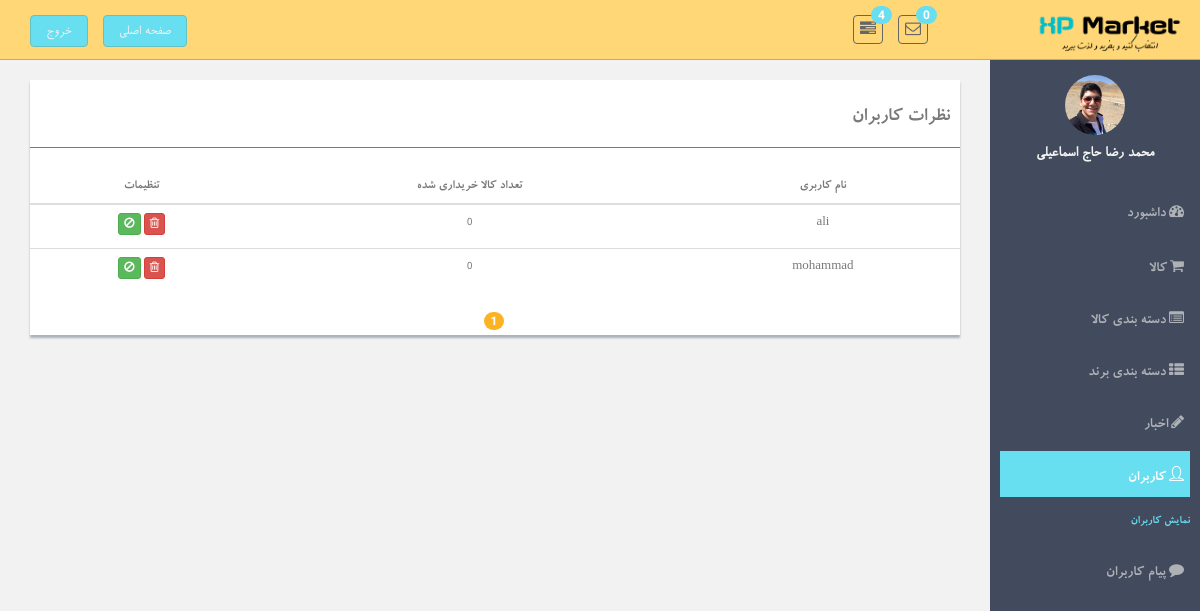
The page /admin/show-users.php?pageid=1 (signed in) on the database as committed earlier.
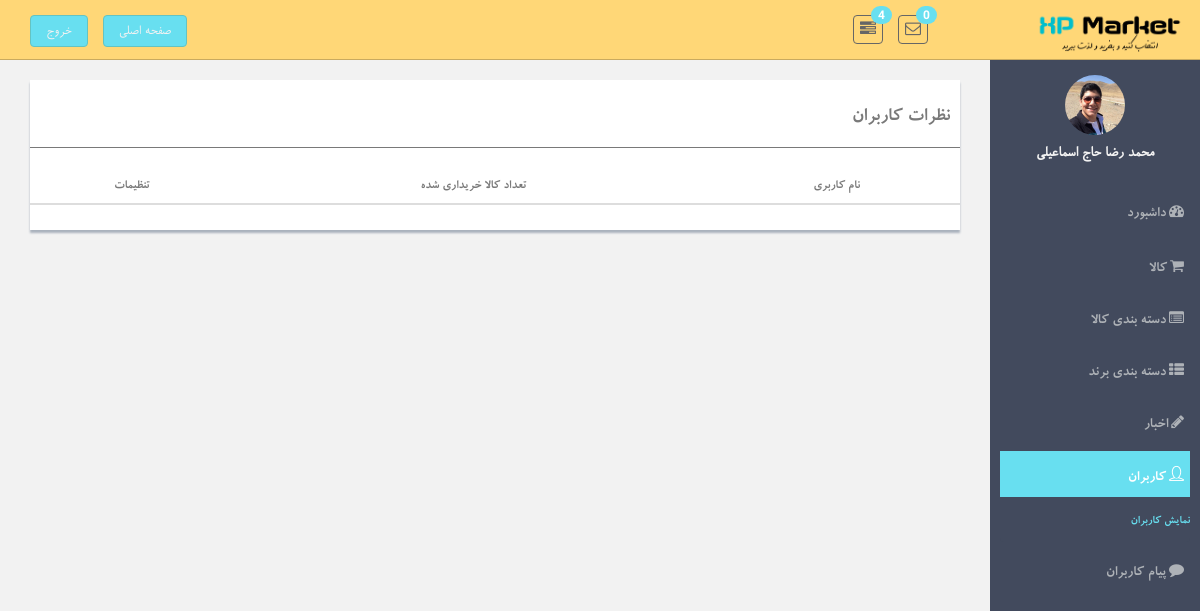
The same page on the database as committed later.
### tables this page shows
CREATE TABLE IF NOT EXISTS `user` (
  `id` int(11) NOT NULL AUTO_INCREMENT,
  `username` varchar(70) NOT NULL,
  `password` varchar(70) NOT NULL,
  `status` tinyint(1) DEFAULT '0',
  PRIMARY KEY (`id`)
);

### admin/show-users.php (the view, shortened to what this page needs)
<!DOCTYPE html>
<html lang="en">
  <head>
    <link href="assets/css/bootstrap.css" rel="stylesheet">
    <link href="assets/font-awesome/css/font-awesome.css" rel="stylesheet" />
    <link rel="stylesheet" type="text/css" href="assets/css/zabuto_calendar.css">
    <link rel="stylesheet" type="text/css" href="assets/js/gritter/css/jquery.gritter.css" />
    <link rel="stylesheet" type="text/css" href="assets/lineicons/style.css">
    <link href="assets/css/style.css" rel="stylesheet">
    <link href="assets/css/style-responsive.css" rel="stylesheet">
  </head>
  <body>
  <section id="container" >
<?php require('inc/header.php') ?>
      <aside style="float: right;margin-right: 210px;">
          <div id="sidebar"  class="nav-collapse ">
              <ul class="sidebar-menu" id="nav-accordion">
                  <?php require("inc/admin-right.php") ?>
                  <li class="mt">
                      <a  href="index.php">
                          <i class="fa fa-dashboard"></i>
                          <span>داشبورد</span>
                      </a>
                  </li>
                  <li class="sub-menu">
                      <a  href="javascript:;" >
                          <i class="fa fa-shopping-cart"></i>
                          <span>کالا</span>
                      </a>
                  </li>
                  <li class="sub-menu">
                      <a href="javascript:;" >
                          <span>دسته بندی کالا</span>
                      </a>
                  </li>
                  <li class="sub-menu">
                      <a href="javascript:;" >
                          <span>دسته بندی برند</span>
                      </a>
                  </li>
                  <li class="sub-menu">
                      <a  href="javascript:;" >
                          <i class="fa fa-pencil"></i>
                          <span>اخبار</span>
                      </a>
                  </li>
                  <li class="sub-menu">
                      <a class="active" href="javascript:;" >
                          <span>کاربران</span>
                      </a>
                      <ul class="sub">
                          <li class="active"><a  href="show-users.php?pageid=1">نمایش کاربران</a></li>
                      </ul>
                  </li>
                  <li class="sub-menu">
                      <a href="contact.php?pageid=1" >
                          <i class="fa fa-comment"></i>
                          <span>پیام کاربران</span>
                      </a>
                  </li>
              </ul>
          </div>
      </aside>
      <section id="main-content">
          <section class="wrapper">
                  <div class="col-md-12" style="margin-top: 20px;">
                      <div class="content-panel">
                          <h4></i>نظرات کاربران</h4><hr><table class="table table-striped table-advance table-hover">
                              <thead>
                              <tr>
                                  <th>نام کاربری</th>
                                  <th class="hidden-phone">تعداد کالا خریداری شده</th>
                                  <th>تنظیمات</th>
                              </tr>
                              </thead>
                              <tbody>
                              <?php
                                require('inc/connect.php');
                                $page=$_GET["pageid"];
                                $per_page = 10;
                                $start = ($page-1)*$per_page;
                                $show_pages=("SELECT * FROM `user`");
                                $resu=mysqli_query($sql,$show_pages);
                                $coun = mysqli_num_rows($resu);
                                $show_user=("SELECT * FROM user ORDER BY id DESC LIMIT $start,$per_page");
                                $result=mysqli_query($sql,$show_user);
                                if(mysqli_num_rows($result) > 0){
                                for($i=1;$row=mysqli_fetch_assoc($result);$i++){
                                $id=$row["id"];
                                echo'<form method="post" action="inc/dl-user.php" id="frm"   onSubmit="return dl()">
                                      <tr>
                                      <td>'.$row["username"].'</td>';
                                    $counter="SELECT COUNT(user_id) as counter FROM basket WHERE user_id='$id' AND basket.sell!=0";
                                    $r=mysqli_query($sql,$counter);
                                    if(mysqli_num_rows($r) >0) {
                                        $ro = (mysqli_fetch_assoc($r));
                                        echo '<td>' . $ro["counter"] . '</td>';
                                    }
                                    echo '<td>
                                      <input type="hidden" name="inputhidden" value="'.$row["id"].'">
                                      <input type="hidden" name="page_id_hidden" value="'.$page.'">
                                      <button type="submit" name="delete" class="btn btn-danger btn-xs"><i class="fa fa-trash-o "></i></button>';
                                      if($row["status"]==1){
                                      echo'
                                        <a href="inc/ban.php?id='.$row["id"].'&status='.$row["status"].'&page_id_hidden='.$page.'" style="margin-right:0" class="btn btn-danger btn-xs" name="change" ><i class="fa fa-ban" ></i></a>';
                                    }else if($row["status"]==0){
                                        echo'
                                        <a href="inc/ban.php?id='.$row["id"].'&status='.$row["status"].'&page_id_hidden='.$page.'" style="margin-right:0" class="btn btn-success btn-xs" name="change" ><i class="fa fa-ban" ></i></a>';
                                      }
                                    echo'</td>
                                    </tr>
                                    </form>';
                                  }
                                }
                              ?>
                              </tbody>
                          </table>
                          <div style="align-items: center;direction: ltr;text-align: center;" class="general-pagination group">
                            <?php
                            $allpages = ceil($coun / $per_page);
                            for($i = 1 ; $i <= $allpages ; $i++){
                            echo '<a style="margin-right:2px;" href="show-users.php?pageid='.$i.'"><span class="badge bg-warning">'.$i.'</span></a>';
                             }
                            ?>
                          </div>
                      </div>
                  </div>
          </section>
      </section>
  </section>
  </body>
</html>

### admin/inc/header.php (shortened to what this page needs)
<header class="header black-bg">
      <a href="index.php" class="logo"><img style="width:150px;margin-top:-5px;"  src="../images/xp-logo.png"/></a>
      <div class="nav notify-row" id="top_menu">
          <ul class="nav top-menu">
              <li class="dropdown">
                  <a data-toggle="dropdown" class="dropdown-toggle" href="index.php#">
                      <i class="fa fa-tasks"></i>
                      <span class="badge bg-theme">4</span>
                  </a>
              </li>
              <li id="header_inbox_bar" class="dropdown">
                  <a data-toggle="dropdown" class="dropdown-toggle" href="index.php#">
                      <i class="fa fa-envelope-o"></i>
                      <?php
                      require('connect.php');
                      $count_contact=("SELECT count(id) as id FROM `contact` WHERE `vaziat`=0");
                      $result=mysqli_query($sql,$count_contact);
                      if(mysqli_num_rows($result) > 0){
                      $l=mysqli_fetch_assoc($result);
                       echo
                      '<span class="badge bg-theme">'.$l["id"].'</span>
                       </a>
                       <ul class="dropdown-menu extended inbox">
                      <div class="notify-arrow notify-arrow-green"></div>
                      <li>
                        <p class="green">شما '.$l["id"].' پیام جدید دارید</p>';
                      }
                      ?>
                      </li>
                  </ul>
              </li>
          </ul>
      </div>
      <div class="top-menu">
      	<ul class="nav pull-right top-menu">
              <li style="cursor: pointer;"><a style="margin-left:15px;" onclick="exit()" class="logout">خروج</a></li>
              <li style="cursor: pointer;"><a href="../index.php" class="logout">صفحه اصلی</a></li>
      	</ul>
      </div>
  </header>

### admin/inc/admin-right.php
<?php
require('connect.php');
$a=$_SESSION["div-right"];
$result=mysqli_query($sql,"SELECT * FROM `admin` WHERE id='$a'");
$row=mysqli_fetch_array($result);
echo'
<p class="centered">
<a href="show-user.php"><img src="assets/img/admin/'.$row["id"].'.jpg" class="img-circle" width="60">
</a>
</p>
<h5 class="centered">'.$row["name"].'</h5>
';
?>

### admin/assets/css/style.css (style rules this page uses)
body { color: #797979; background: #f2f2f2; font-family: 'Ruda', sans-serif; padding: 0px !important; margin: 0px !important; font-size:13px; }
ul li { list-style: none; }
a, a:hover, a:focus { text-decoration: none; outline: none; }
#container { width: 100%; height: 100%; }
.bg-theme { background-color: #68dff0; }
hr { margin-top: 20px; margin-bottom: 20px; border: 0; border-top: 1px solid #797979; }
.centered { text-align: center; }
.mt { margin-top: 25px; }
ul.top-menu > li > .logout { color: #f2f2f2; font-size: 14px; border-radius: 4px; -webkit-border-radius: 4px; border: 1px solid #64c3c2 !important; padding: 5px 15px; background: #68dff0; margin-top: 15px; }
#sidebar { width: 210px; height: 100%; position: fixed; background: #424a5d; }
#sidebar h5 { color: #f2f2f2; font-weight: 700; font-family: roya; font-size: 15px; }
#sidebar ul li { position: relative; }
#sidebar .sub-menu > .sub li { padding-left: 32px; }
#sidebar .sub-menu > .sub li:last-child { padding-bottom: 10px; }
ul.sidebar-menu , ul.sidebar-menu li ul.sub { margin: -2px 0 0; padding: 0; }
ul.sidebar-menu { margin-top: 75px; direction: rtl; }
#sidebar > ul > li > ul.sub { display: none; }
#sidebar > ul > li.active > ul.sub, #sidebar > ul > li > ul.sub > li > a { display: block; direction: rtl; font-family: royab; font-size: 12px; }
ul.sidebar-menu li ul.sub li { background: #424a5d; margin-bottom: 0; margin-left: 0; margin-right: 0; }
ul.sidebar-menu li ul.sub li:last-child { border-radius: 0 0 4px 4px; -webkit-border-radius: 0 0 4px 4px; }
ul.sidebar-menu li ul.sub li a { font-size: 12px; padding: 6px 0; line-height: 35px; height: 35px; -webkit-transition: all 0.3s ease; -moz-transition: all 0.3s ease; -o-transition: all 0.3s ease; -ms-transition: all 0.3s ease; transition: all 0.3s ease; color: #aeb2b7; }
ul.sidebar-menu li ul.sub li.active a { color: #68dff0; -webkit-transition: all 0.3s ease; -moz-transition: all 0.3s ease; -o-transition: all 0.3s ease; -ms-transition: all 0.3s ease; transition: all 0.3s ease; display: block; }
ul.sidebar-menu li { margin-bottom: 5px; margin-left:10px; margin-right:10px; }
ul.sidebar-menu li.sub-menu { line-height: 15px; }
ul.sidebar-menu li a span { display: inline-block; font-family: royab; font-size: 15px; }
ul.sidebar-menu li a { color: #aeb2b7; text-decoration: none; display: block; padding: 15px 0 15px 10px; font-size: 12px; outline: none; -webkit-transition: all 0.3s ease; -moz-transition: all 0.3s ease; -o-transition: all 0.3s ease; -ms-transition: all 0.3s ease; transition: all 0.3s ease; }
ul.sidebar-menu li a.active, ul.sidebar-menu li a:hover, ul.sidebar-menu li a:focus { background: #68dff0; color: #fff; display: block; -webkit-transition: all 0.3s ease; -moz-transition: all 0.3s ease; -o-transition: all 0.3s ease; -ms-transition: all 0.3s ease; transition: all 0.3s ease; }
ul.sidebar-menu li a i { font-size: 15px; padding-right: 6px; }
#main-content { margin-right: 210px; }
.header, .footer { min-height: 60px; padding: 0 15px; }
.header { position: fixed; left: 0; right: 0; z-index: 1002; }
.black-bg { background: #ffd777; border-bottom: 1px solid #c9aa5f; }
.wrapper { display: inline-block; margin-top: 60px; padding-left: 15px; padding-right: 15px; padding-bottom: 15px; padding-top: 0px; width: 100%; }
a.logo { font-size: 20px; color: #ffffff; float: right; margin-top: 15px; text-transform: uppercase; }
#top_menu .nav > li, ul.top-menu > li { float: left; }
.notify-row { float: right; margin-top: 15px; margin-right: 92px; }
ul.top-menu > li > a { color: #666666; font-size: 16px; border-radius: 4px; -webkit-border-radius: 4px; border:1px solid #666666 !important; padding: 2px 6px; margin-right: 15px; }
.notify-row .badge { position: absolute; right: -10px; top: -10px; z-index: 100; }
.content-panel { background: #ffffff; box-shadow: 0px 3px 2px #aab2bd; padding-top: 15px; padding-bottom: 5px; }
.content-panel h4 { margin-right: 10px; direction: rtl; font-family: royab; font-size: 20px; }
.badge.bg-warning { background: #FCB322; }

Rows that differ between the two databases and show on the page:
removed user: username "ali", counter "0"
removed user: username "mohammad", counter "0"
Other text that changed with them:
list line gone: "1"
